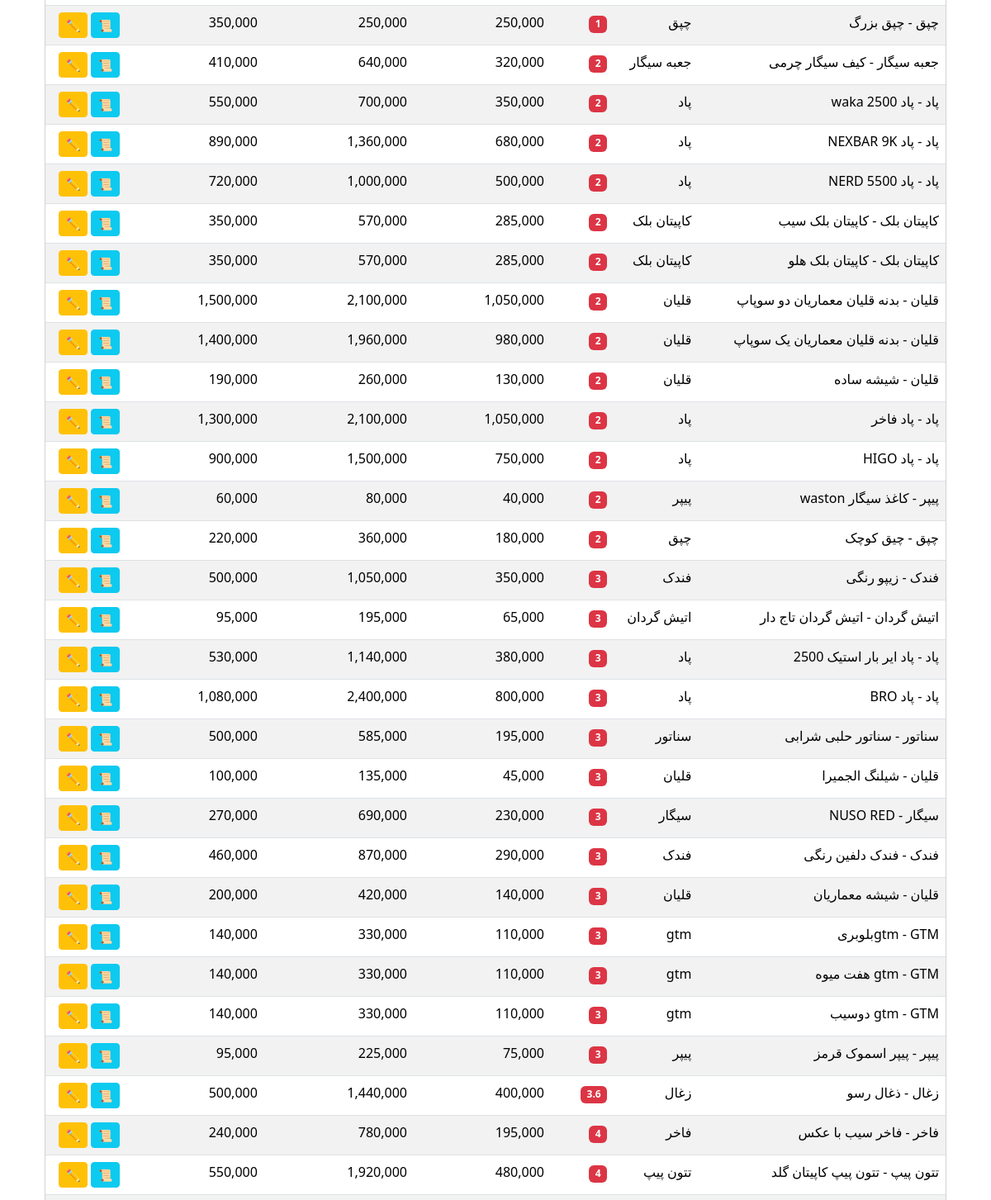
Page /sales/reports/low-stock/ (signed in, middle part) on the earlier database version.
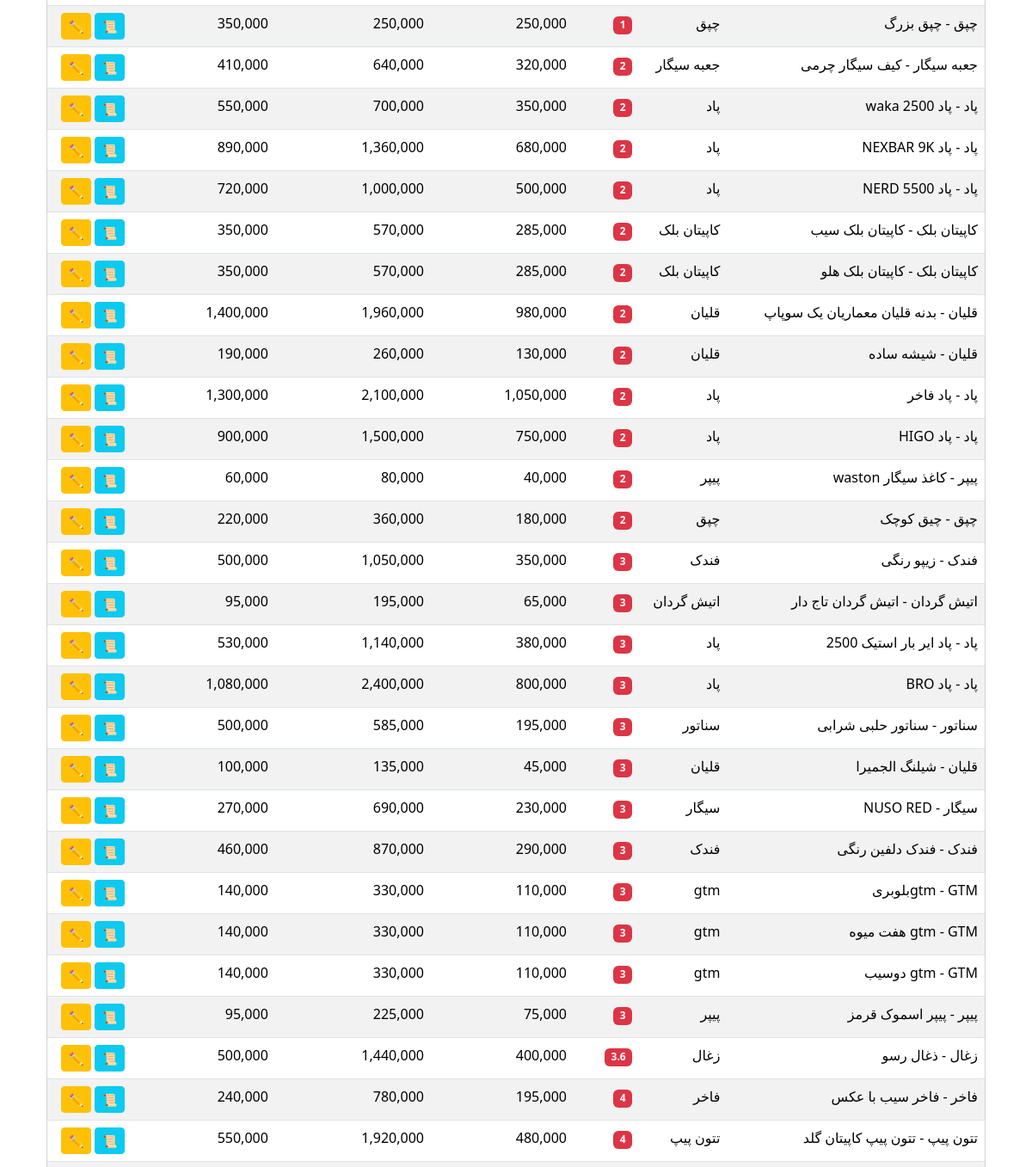
Same page on the later database version.
### inventory/models.py (models this page shows, shortened)
class Product(models.Model):
    UNIT_CHOICES = [
        ('pack', 'بسته'),
        ('carton', 'کارتن'),
        ('piece', 'عدد'),
        ('kg', 'کیلوگرم'),
    ]
    name = models.CharField(max_length=200, verbose_name="نام کالا")
    barcode = models.CharField(max_length=50, unique=True, db_index=True, verbose_name="بارکد")
    category = models.ForeignKey(Category, on_delete=models.PROTECT, verbose_name="دسته‌بندی")
    unit = models.CharField(max_length=10, choices=UNIT_CHOICES, default='pack', verbose_name="واحد")
    purchase_price = models.DecimalField(max_digits=12, decimal_places=0, verbose_name="قیمت خرید (تومان)")
    selling_price = models.DecimalField(max_digits=12, decimal_places=0, verbose_name="قیمت فروش (تومان)")
    is_active = models.BooleanField(default=True, verbose_name="فعال")
    stock_quantity = models.DecimalField(
        max_digits=12, decimal_places=3, default=0,
        validators=[MinValueValidator(0)], verbose_name="موجودی"
    )
    inventory_cost = models.DecimalField(
        max_digits=14, decimal_places=0, default=0,
        verbose_name="ارزش موجودی (تومان)"
    )
    is_featured = models.BooleanField(default=False, verbose_name="نمایش در دسترسی سریع")
    class Meta:
        verbose_name = "محصول"
        verbose_name_plural = "محصولات"
    def __str__(self):
        if self.category:
            return f"{self.category.name} - {self.name}"
        return self.name

class Category(models.Model):
    name = models.CharField(max_length=100, unique=True, verbose_name="نام")
    parent = models.ForeignKey(
        'self', null=True, blank=True, on_delete=models.SET_NULL,
        verbose_name="والد"
    )
    class Meta:
        verbose_name = "دسته‌بندی"
        verbose_name_plural = "دسته‌بندی‌ها"

### sales/views.py (the view, shortened to what this page needs)
# urls.py: path('reports/low-stock/', views.low_stock_report, name='low_stock_report'),
@login_required
def low_stock_report(request):
    category_id = request.GET.get('category')
    try:
        min_qty = Decimal(request.GET.get('min_qty', '5'))
    except Exception:
        min_qty = Decimal('5')
    products = Product.objects.filter(is_active=True, stock_quantity__lt=min_qty)
    selected_category = None
    products = products.select_related('category').order_by('stock_quantity')
    for p in products:
        if p.stock_quantity > 0:
            p.avg_cost = p.inventory_cost / p.stock_quantity
            p.total_value = p.inventory_cost
        else:
            p.avg_cost = Decimal('0')
            p.total_value = Decimal('0')
    context = {
        'products': products,
        'categories': Category.objects.all(),
        'selected_category': selected_category,
        'min_qty': min_qty,
    }
    return render(request, 'sales/low_stock_report.html', context)

### management/templatetags/custom_filters.py (called while the page is built)
@register.filter
def format_quantity(value):
    if value is None:
        return '0'
    try:
        decimal_value = Decimal(str(value))
        if decimal_value == decimal_value.to_integral_value():
            return str(int(decimal_value))
        return str(decimal_value).rstrip('0').rstrip('.') if '.' in str(decimal_value) else str(decimal_value)
    except (ValueError, TypeError):
        return str(value)

### sales/templates/sales/low_stock_report.html (shortened to what this page needs)
{% extends 'sales/base.html' %}
{% load humanize %}
{% load custom_filters %}
{% block content %}
<div class="container-fluid mt-4">
    <div class="card">
        <div class="card-body p-0">
            {% if products %}
            <div class="table-responsive">
                <table class="table table-striped table-hover mb-0">
                    <tbody>
                        {% for product in products %}
                        <tr>
                            <td>{{ product }}</td>
                            <td>{{ product.category.name }}</td>
                            <td><span class="badge bg-danger">{{ product.stock_quantity|format_quantity }}</span></td>
                            <td>{{ product.avg_cost|floatformat:"0"|intcomma }}</td>
                            <td>{{ product.total_value|floatformat:"0"|intcomma }}</td>
                            <td>{{ product.selling_price|intcomma }}</td>
                            <td>
                                <a href="{% url 'management:product_purchase_history' product.id %}" class="btn btn-sm btn-info" title="تاریخچه">📜</a>
                                <a href="{% url 'management:product_update' product.id %}" class="btn btn-sm btn-warning" title="ویرایش">✏️</a>
                            </td>
                        </tr>
                        {% endfor %}
                    </tbody>
                </table>
            </div>
            {% else %}
            <div class="p-3 text-success">✅ همه کالاها به اندازه کافی موجود هستند.</div>
            {% endif %}
        </div>
    </div>
</div>
{% endblock %}

Differences in the rows shown:
no longer on this page (row edited): Product: category+name "قلیان - بدنه قلیان معماریان دو سوپاپ", category.name "قلیان", stock_quantity "2", avg_cost "1,050,000", total_value "2,100,000", selling_price "1,500,000"
no longer on this page (row edited): Product: category+name "قلیان - شیشه معماریان", category.name "قلیان", stock_quantity "3", avg_cost "140,000", total_value "420,000", selling_price "200,000"
